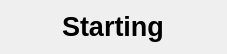
<?xml version="1.0" encoding="UTF-8"?>
<ui version="4.0">
 <class>NotificationWidget</class>
 <widget class="QWidget" name="NotificationWidget">
  <property name="geometry">
   <rect>
    <x>0</x>
    <y>0</y>
    <width>227</width>
    <height>54</height>
   </rect>
  </property>
  <property name="windowTitle">
   <string>ClipIt - Notification</string>
  </property>
  <layout class="QVBoxLayout" name="verticalLayout">
   <item alignment="Qt::AlignHCenter|Qt::AlignVCenter">
    <widget class="QLabel" name="notification_label">
     <property name="font">
      <font>
       <pointsize>20</pointsize>
       <bold>true</bold>
      </font>
     </property>
     <property name="text">
      <string>Starting</string>
     </property>
    </widget>
   </item>
  </layout>
 </widget>
 <resources/>
 <connections/>
</ui>
